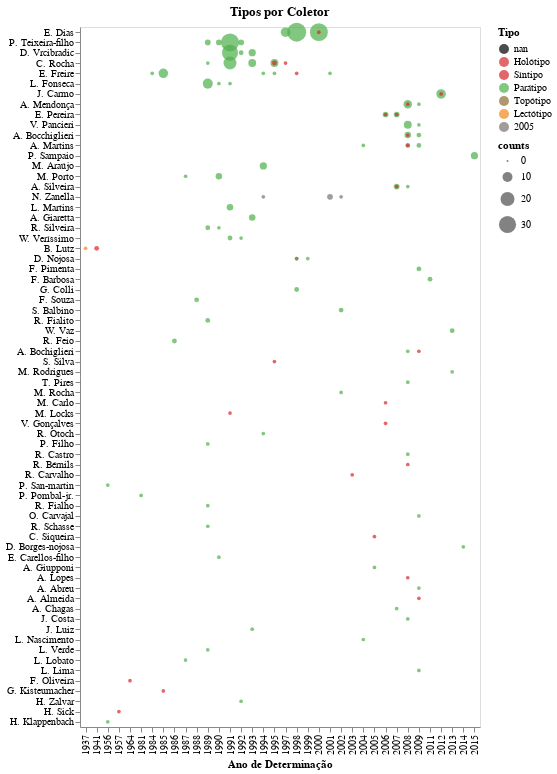

Source (notebook cell):
### Code cell
g1 = alt.Chart(counts[counts['type_status'] != 'nan'], title='Tipos por Coletor', 
               height=700, width=400).mark_circle().encode(
    x = alt.X('ano_coleta:O', title='Ano de Determinação'),
    y = alt.Y('collector_full_name:N', title='', 
             sort= alt.EncodingSortField(field= 'counts', op='sum', order='descending')),
    color = alt.Color('type_status:N', title='Tipo', 
                     scale = alt.Scale(domain=list(type_color.keys()), range= list(type_color.values()))), 
    size = alt.Size('counts:Q'), 
    tooltip = alt.Tooltip(['collector_full_name', 'type_status', 'ano_coleta', 'counts'])
)

# saving graph
# g1.save('./graphs/tipo/tipos_por_coletor.html')

g1

### Figure 1 — Vega-Lite specification as saved in the notebook (floating-point values rounded to 4 significant figures)
{"config": {"view": {"continuousWidth": 400, "continuousHeight": 300}}, "data": {"name": "data-e659dc0e0d124613fc1cc16b3426c485"}, "mark": "circle", "encoding": {"color": {"type": "nominal", "field": "type_status", "scale": {"domain": ["nan", "Holótipo", "Síntipo", "Parátipo", "Topótipo", "Lectótipo", "2005"], "range": ["#000000", "#d62728", "#d62729", "#4daf4a", "#8c6d31", "#f58518", "#79706e"]}, "title": "Tipo"}, "size": {"type": "quantitative", "field": "counts"}, "tooltip": [{"type": "nominal", "field": "collector_full_name"}, {"type": "nominal", "field": "type_status"}, {"type": "quantitative", "field": "ano_coleta"}, {"type": "quantitative", "field": "counts"}], "x": {"type": "ordinal", "field": "ano_coleta", "title": "Ano de Determinação"}, "y": {"type": "nominal", "field": "collector_full_name", "sort": {"field": "counts", "op": "sum", "order": "descending"}, "title": ""}}, "height": 700, "title": "Tipos por Coletor", "width": 400, "$schema": "https://vega.github.io/schema/vega-lite/v4.8.1.json", "datasets": {"data-e659dc0e0d124613fc1cc16b3426c485": [{"collector_full_name": "E. Dias", "type_status": "Parátipo", "ano_coleta": 1998.0, "counts": 37}, {"collector_full_name": "P. Teixeira-filho", "type_status": "Parátipo", "ano_coleta": 1991.0, "counts": 33}, {"collector_full_name": "E. Dias", "type_status": "Parátipo", "ano_coleta": 2000.0, "counts": 33}, {"collector_full_name": "D. Vrcibradic", "type_status": "Parátipo", "ano_coleta": 1991.0, "counts": 26}, {"collector_full_name": "C. Rocha", "type_status": "Parátipo", "ano_coleta": 1991.0, "counts": 17}, {"collector_full_name": "L. Fonseca", "type_status": "Parátipo", "ano_coleta": 1989.0, "counts": 10}, {"collector_full_name": "E. Freire", "type_status": "Parátipo", "ano_coleta": 1985.0, "counts": 9}, {"collector_full_name": "J. Carmo", "type_status": "Parátipo", "ano_coleta": 2012.0, "counts": 9}, {"collector_full_name": "E. Dias", "type_status": "Parátipo", "ano_coleta": 1997.0, "counts": 9}, {"collector_full_name": "A. Mendonça", "type_status": "Parátipo", "ano_coleta": 2008.0, "counts": 7}, {"collector_full_name": "V. Pancieri", "type_status": "Parátipo", "ano_coleta": 2008.0, "counts": 6}, {"collector_full_name": "C. Rocha", "type_status": "Parátipo", "ano_coleta": 1995.0, "counts": 6}, {"collector_full_name": "C. Rocha", "type_status": "Parátipo", "ano_coleta": 1993.0, "counts": 6}, {"collector_full_name": "P. Sampaio", "type_status": "Parátipo", "ano_coleta": 2015.0, "counts": 5}, {"collector_full_name": "M. Araújo", "type_status": "Parátipo", "ano_coleta": 1994.0, "counts": 5}, {"collector_full_name": "D. Vrcibradic", "type_status": "Parátipo", "ano_coleta": 1993.0, "counts": 5}, {"collector_full_name": "A. Bocchiglieri", "type_status": "Parátipo", "ano_coleta": 2008.0, "counts": 4}, {"collector_full_name": "L. Martins", "type_status": "Parátipo", "ano_coleta": 1991.0, "counts": 4}, {"collector_full_name": "A. Giaretta", "type_status": "Parátipo", "ano_coleta": 1993.0, "counts": 4}, {"collector_full_name": "M. Porto", "type_status": "Parátipo", "ano_coleta": 1990.0, "counts": 4}, {"collector_full_name": "A. Silveira", "type_status": "Parátipo", "ano_coleta": 2007.0, "counts": 3}, {"collector_full_name": "E. Pereira", "type_status": "Parátipo", "ano_coleta": 2007.0, "counts": 3}, {"collector_full_name": "E. Pereira", "type_status": "Parátipo", "ano_coleta": 2006.0, "counts": 3}, {"collector_full_name": "P. Teixeira-filho", "type_status": "Parátipo", "ano_coleta": 1989.0, "counts": 3}, {"collector_full_name": "N. Zanella", "type_status": "2005", "ano_coleta": 2001.0, "counts": 3}, {"collector_full_name": "P. Teixeira-filho", "type_status": "Parátipo", "ano_coleta": 1990.0, "counts": 3}, {"collector_full_name": "P. Teixeira-filho", "type_status": "Parátipo", "ano_coleta": 1992.0, "counts": 3}, {"collector_full_name": "F. Pimenta", "type_status": "Parátipo", "ano_coleta": 2009.0, "counts": 2}, {"collector_full_name": "F. Barbosa", "type_status": "Parátipo", "ano_coleta": 2011.0, "counts": 2}, {"collector_full_name": "G. Colli", "type_status": "Parátipo", "ano_coleta": 1998.0, "counts": 2}, {"collector_full_name": "F. Souza", "type_status": "Parátipo", "ano_coleta": 1988.0, "counts": 2}, {"collector_full_name": "D. Vrcibradic", "type_status": "Parátipo", "ano_coleta": 1992.0, "counts": 2}, {"collector_full_name": "R. Silveira", "type_status": "Parátipo", "ano_coleta": 1989.0, "counts": 2}, {"collector_full_name": "A. Martins", "type_status": "Parátipo", "ano_coleta": 2009.0, "counts": 2}, {"collector_full_name": "A. Martins", "type_status": "Parátipo", "ano_coleta": 2008.0, "counts": 2}, {"collector_full_name": "C. Rocha", "type_status": "Holótipo", "ano_coleta": 1995.0, "counts": 2}, {"collector_full_name": "S. Balbino", "type_status": "Parátipo", "ano_coleta": 2002.0, "counts": 2}, {"collector_full_name": "R. Fialito", "type_status": "Parátipo", "ano_coleta": 1989.0, "counts": 2}, {"collector_full_name": "W. Vaz", "type_status": "Parátipo", "ano_coleta": 2013.0, "counts": 2}, {"collector_full_name": "A. Bocchiglieri", "type_status": "Parátipo", "ano_coleta": 2009.0, "counts": 2}, {"collector_full_name": "W. Veríssimo", "type_status": "Parátipo", "ano_coleta": 1991.0, "counts": 2}, {"collector_full_name": "R. Feio", "type_status": "Parátipo", "ano_coleta": 1986.0, "counts": 2}, {"collector_full_name": "B. Lutz", "type_status": "Síntipo", "ano_coleta": 1941.0, "counts": 2}, {"collector_full_name": "S. Silva", "type_status": "Holótipo", "ano_coleta": 1995.0, "counts": 1}, {"collector_full_name": "M. Porto", "type_status": "Parátipo", "ano_coleta": 1987.0, "counts": 1}, {"collector_full_name": "M. Rodrigues", "type_status": "Parátipo", "ano_coleta": 2013.0, "counts": 1}, {"collector_full_name": "T. Pires", "type_status": "Parátipo", "ano_coleta": 2008.0, "counts": 1}, {"collector_full_name": "M. Rocha", "type_status": "Parátipo", "ano_coleta": 2002.0, "counts": 1}, {"collector_full_name": "M. Carlo", "type_status": "Holótipo", "ano_coleta": 2006.0, "counts": 1}, {"collector_full_name": "W. Veríssimo", "type_status": "Parátipo", "ano_coleta": 1992.0, "counts": 1}, {"collector_full_name": "M. Locks", "type_status": "Holótipo", "ano_coleta": 1991.0, "counts": 1}, {"collector_full_name": "V. Gonçalves", "type_status": "Holótipo", "ano_coleta": 2006.0, "counts": 1}, {"collector_full_name": "V. Pancieri", "type_status": "Parátipo", "ano_coleta": 2009.0, "counts": 1}, {"collector_full_name": "R. Otoch", "type_status": "Parátipo", "ano_coleta": 1994.0, "counts": 1}, {"collector_full_name": "P. Filho", "type_status": "Parátipo", "ano_coleta": 1989.0, "counts": 1}, {"collector_full_name": "R. Castro", "type_status": "Parátipo", "ano_coleta": 2008.0, "counts": 1}, {"collector_full_name": "R. Bérnils", "type_status": "Holótipo", "ano_coleta": 2008.0, "counts": 1}, {"collector_full_name": "R. Carvalho", "type_status": "Holótipo", "ano_coleta": 2003.0, "counts": 1}, {"collector_full_name": "P. San-martin", "type_status": "Parátipo", "ano_coleta": 1956.0, "counts": 1}, {"collector_full_name": "P. Pombal-jr.", "type_status": "Parátipo", "ano_coleta": 1981.0, "counts": 1}, {"collector_full_name": "R. Fialho", "type_status": "Parátipo", "ano_coleta": 1989.0, "counts": 1}, {"collector_full_name": "O. Carvajal", "type_status": "Parátipo", "ano_coleta": 2009.0, "counts": 1}, {"collector_full_name": "R. Schasse", "type_status": "Parátipo", "ano_coleta": 1989.0, "counts": 1}, {"collector_full_name": "R. Silveira", "type_status": "Parátipo", "ano_coleta": 1990.0, "counts": 1}, {"collector_full_name": "N. Zanella", "type_status": "2005", "ano_coleta": 2002.0, "counts": 1}, {"collector_full_name": "N. Zanella", "type_status": "2005", "ano_coleta": 1994.0, "counts": 1}, {"collector_full_name": "C. Siqueira", "type_status": "Holótipo", "ano_coleta": 2005.0, "counts": 1}, {"collector_full_name": "C. Rocha", "type_status": "Holótipo", "ano_coleta": 1997.0, "counts": 1}, {"collector_full_name": "C. Rocha", "type_status": "Parátipo", "ano_coleta": 1989.0, "counts": 1}, {"collector_full_name": "D. Borges-nojosa", "type_status": "Parátipo", "ano_coleta": 2014.0, "counts": 1}, {"collector_full_name": "E. Dias", "type_status": "Holótipo", "ano_coleta": 2000.0, "counts": 1}, {"collector_full_name": "E. Freire", "type_status": "Holótipo", "ano_coleta": 1998.0, "counts": 1}, {"collector_full_name": "E. Freire", "type_status": "Parátipo", "ano_coleta": 1984.0, "counts": 1}, {"collector_full_name": "E. Freire", "type_status": "Parátipo", "ano_coleta": 1994.0, "counts": 1}, {"collector_full_name": "E. Freire", "type_status": "Parátipo", "ano_coleta": 1995.0, "counts": 1}, {"collector_full_name": "E. Carellos-filho", "type_status": "Parátipo", "ano_coleta": 1990.0, "counts": 1}, {"collector_full_name": "E. Freire", "type_status": "Parátipo", "ano_coleta": 2001.0, "counts": 1}, {"collector_full_name": "D. Nojosa", "type_status": "Holótipo", "ano_coleta": 1998.0, "counts": 1}, {"collector_full_name": "D. Nojosa", "type_status": "Parátipo", "ano_coleta": 1998.0, "counts": 1}, {"collector_full_name": "D. Nojosa", "type_status": "Parátipo", "ano_coleta": 1999.0, "counts": 1}, {"collector_full_name": "A. Giupponi", "type_status": "Parátipo", "ano_coleta": 2005.0, "counts": 1}, {"collector_full_name": "A. Lopes", "type_status": "Holótipo", "ano_coleta": 2008.0, "counts": 1}, {"collector_full_name": "A. Martins", "type_status": "Parátipo", "ano_coleta": 2004.0, "counts": 1}, {"collector_full_name": "A. Bocchiglieri", "type_status": "Holótipo", "ano_coleta": 2008.0, "counts": 1}, {"collector_full_name": "A. Bochiglieri", "type_status": "Holótipo", "ano_coleta": 2009.0, "counts": 1}, {"collector_full_name": "A. Bochiglieri", "type_status": "Parátipo", "ano_coleta": 2008.0, "counts": 1}, {"collector_full_name": "A. Abreu", "type_status": "Parátipo", "ano_coleta": 2009.0, "counts": 1}, {"collector_full_name": "A. Almeida", "type_status": "Holótipo", "ano_coleta": 2009.0, "counts": 1}, {"collector_full_name": "A. Chagas", "type_status": "Parátipo", "ano_coleta": 2007.0, "counts": 1}, {"collector_full_name": "A. Martins", "type_status": "Holótipo", "ano_coleta": 2008.0, "counts": 1}, {"collector_full_name": "B. Lutz", "type_status": "Lectótipo", "ano_coleta": 1937.0, "counts": 1}, {"collector_full_name": "A. Mendonça", "type_status": "Holótipo", "ano_coleta": 2008.0, "counts": 1}, {"collector_full_name": "A. Mendonça", "type_status": "Parátipo", "ano_coleta": 2009.0, "counts": 1}, {"collector_full_name": "A. Silveira", "type_status": "Holótipo", "ano_coleta": 2007.0, "counts": 1}, {"collector_full_name": "A. Silveira", "type_status": "Parátipo", "ano_coleta": 2008.0, "counts": 1}, {"collector_full_name": "J. Costa", "type_status": "Parátipo", "ano_coleta": 2008.0, "counts": 1}, {"collector_full_name": "J. Luiz", "type_status": "Parátipo", "ano_coleta": 1993.0, "counts": 1}, {"collector_full_name": "L. Nascimento", "type_status": "Parátipo", "ano_coleta": 2004.0, "counts": 1}, {"collector_full_name": "L. Verde", "type_status": "Parátipo", "ano_coleta": 1989.0, "counts": 1}, {"collector_full_name": "L. Lobato", "type_status": "Parátipo", "ano_coleta": 1987.0, "counts": 1}, {"collector_full_name": "L. Lima", "type_status": "Parátipo", "ano_coleta": 2009.0, "counts": 1}, {"collector_full_name": "L. Fonseca", "type_status": "Parátipo", "ano_coleta": 1990.0, "counts": 1}, {"collector_full_name": "L. Fonseca", "type_status": "Parátipo", "ano_coleta": 1991.0, "counts": 1}, {"collector_full_name": "F. Oliveira", "type_status": "Holótipo", "ano_coleta": 1964.0, "counts": 1}, {"collector_full_name": "G. Kisteumacher", "type_status": "Holótipo", "ano_coleta": 1985.0, "counts": 1}, {"collector_full_name": "E. Pereira", "type_status": "Holótipo", "ano_coleta": 2006.0, "counts": 1}, {"collector_full_name": "E. Pereira", "type_status": "Holótipo", "ano_coleta": 2007.0, "counts": 1}, {"collector_full_name": "H. Zalvar", "type_status": "Parátipo", "ano_coleta": 1992.0, "counts": 1}, {"collector_full_name": "J. Carmo", "type_status": "Holótipo", "ano_coleta": 2012.0, "counts": 1}, {"collector_full_name": "H. Sick", "type_status": "Holótipo", "ano_coleta": 1957.0, "counts": 1}, {"collector_full_name": "H. Klappenbach", "type_status": "Parátipo", "ano_coleta": 1956.0, "counts": 1}]}}
